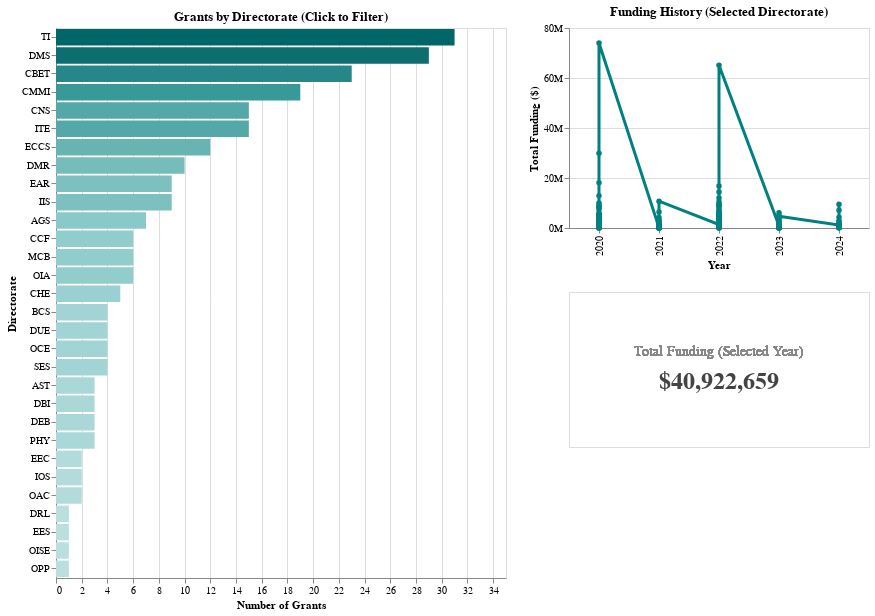

Here is the notebook cell this chart was saved with:
### Code cell
import altair as alt
import pandas as pd

# 0. SETUP
alt.data_transformers.enable("default")

# 1. DATA PREPARATION
q2_df = (
    df_grants.groupby(["directorate", "year"])
    .agg(grants_count=("award_id", "count"), total_amount=("award_amount", "sum"))
    .reset_index()
)

# 2. CREATE SELECTIONS
min_year = int(q2_df["year"].min())
max_year = int(q2_df["year"].max())

slider = alt.binding_range(min=min_year, max=max_year, step=1, name="Select Year: ")

try:
    # Modern Altair
    year_select = alt.selection_point(
        name="year_select", fields=["year"], bind=slider, value=[{"year": max_year}]
    )
    dir_select = alt.selection_point(
        name="dir_select", fields=["directorate"], empty="all"
    )
except AttributeError:
    # Older Altair
    year_select = alt.selection_single(
        name="year_select", fields=["year"], bind=slider, init={"year": max_year}
    )
    dir_select = alt.selection_single(
        name="dir_select", fields=["directorate"], empty="all"
    )

# 3. LEFT COLUMN: HORIZONTAL BARS (The Overview)
bars = (
    alt.Chart(q2_df)
    .mark_bar()
    .encode(
        x=alt.X("grants_count:Q", title="Number of Grants"),
        y=alt.Y("directorate:N", sort="-x", title="Directorate"),
        color=alt.condition(
            dir_select,
            alt.Color("grants_count:Q", scale=alt.Scale(scheme="teals"), legend=None),
            alt.value("#f0f0f0"),
        ),
        tooltip=[
            alt.Tooltip("directorate:N", title="Directorate"),
            alt.Tooltip("grants_count:Q", title="Grants"),
            alt.Tooltip("total_amount:Q", title="Total Amount ($)", format=",.0f"),
        ],
    )
    .transform_filter(year_select)
    .properties(width=450, height=550, title="Grants by Directorate (Click to Filter)")
)

# 4. RIGHT COLUMN: TREND + KPI

# A. Trend Line (The History) - REMOVED 'PADDING' TO FIX ERROR
trend_chart = (
    alt.Chart(q2_df)
    .mark_line(point=True, strokeWidth=3)
    .encode(
        x=alt.X("year:O", title="Year"),
        y=alt.Y(
            "total_amount:Q", title="Total Funding ($)", axis=alt.Axis(format="~s")
        ),
        color=alt.value("teal"),
        tooltip=[
            alt.Tooltip("directorate:N"),
            alt.Tooltip("year:O"),
            alt.Tooltip("total_amount:Q", format="$,.0f"),
        ],
    )
    .transform_filter(dir_select)
    .properties(
        width=300,
        height=200,
        title="Funding History (Selected Directorate)",
        # padding removed here
    )
)

# B. KPI Text (The Detail)
base_text = alt.Chart(q2_df).transform_filter(year_select).transform_filter(dir_select)

label = base_text.mark_text(align="center", color="#888", fontSize=14, dy=-15).encode(
    text=alt.value("Total Funding (Selected Year)"), y=alt.value(75), x=alt.value(150)
)

value = base_text.mark_text(
    align="center", color="#444", fontSize=24, fontWeight="bold", dy=15
).encode(
    text=alt.Text("sum(total_amount):Q", format="$,.0f"),
    y=alt.value(75),
    x=alt.value(150),
)

kpi_section = (label + value).properties(width=300, height=155)

# 5. ASSEMBLE
# We vertically stack Trend + KPI
right_col = trend_chart & kpi_section

# We horizontally stack Bars | Right Column
final_q2 = (
    (bars | right_col)
    .add_params(year_select, dir_select)
    .resolve_scale(color="independent")
)

final_q2

### Figure 1 — Vega-Lite specification as saved in the notebook (floating-point values rounded to 4 significant figures; data arrays with more than 128 entries replaced by an {"elided": "..."} marker saying what was removed)
{"config": {"view": {"continuousWidth": 300, "continuousHeight": 300}}, "hconcat": [{"mark": {"type": "bar"}, "encoding": {"color": {"condition": {"param": "dir_select", "empty": true, "field": "grants_count", "legend": null, "scale": {"scheme": "teals"}, "type": "quantitative"}, "value": "#f0f0f0"}, "tooltip": [{"field": "directorate", "title": "Directorate", "type": "nominal"}, {"field": "grants_count", "title": "Grants", "type": "quantitative"}, {"field": "total_amount", "format": ",.0f", "title": "Total Amount ($)", "type": "quantitative"}], "x": {"field": "grants_count", "title": "Number of Grants", "type": "quantitative"}, "y": {"field": "directorate", "sort": "-x", "title": "Directorate", "type": "nominal"}}, "height": 550, "name": "view_18", "title": "Grants by Directorate (Click to Filter)", "transform": [{"filter": {"param": "year_select"}}], "width": 450}, {"vconcat": [{"mark": {"type": "line", "point": true, "strokeWidth": 3}, "encoding": {"color": {"value": "teal"}, "tooltip": [{"field": "directorate", "type": "nominal"}, {"field": "year", "type": "ordinal"}, {"field": "total_amount", "format": "$,.0f", "type": "quantitative"}], "x": {"field": "year", "title": "Year", "type": "ordinal"}, "y": {"axis": {"format": "~s"}, "field": "total_amount", "title": "Total Funding ($)", "type": "quantitative"}}, "height": 200, "name": "view_17", "title": "Funding History (Selected Directorate)", "transform": [{"filter": {"param": "dir_select", "empty": true}}], "width": 300}, {"layer": [{"mark": {"type": "text", "align": "center", "color": "#888", "dy": -15, "fontSize": 14}, "encoding": {"text": {"value": "Total Funding (Selected Year)"}, "x": {"value": 150}, "y": {"value": 75}}, "name": "view_16", "transform": [{"filter": {"param": "year_select"}}, {"filter": {"param": "dir_select", "empty": true}}]}, {"mark": {"type": "text", "align": "center", "color": "#444", "dy": 15, "fontSize": 24, "fontWeight": "bold"}, "encoding": {"text": {"aggregate": "sum", "field": "total_amount", "format": "$,.0f", "type": "quantitative"}, "x": {"value": 150}, "y": {"value": 75}}, "transform": [{"filter": {"param": "year_select"}}, {"filter": {"param": "dir_select", "empty": true}}]}], "height": 155, "width": 300}]}], "data": {"name": "data-ac9092fa20a49651e61fb04c3779e381"}, "params": [{"name": "year_select", "select": {"type": "point", "fields": ["year"]}, "bind": {"input": "range", "max": 2024, "min": 2020, "name": "Select Year: ", "step": 1}, "value": [{"year": 2024}], "views": ["view_18", "view_17", "view_16"]}, {"name": "dir_select", "select": {"type": "point", "fields": ["directorate"]}, "views": ["view_18", "view_17", "view_16"]}], "resolve": {"scale": {"color": "independent"}}, "$schema": "https://vega.github.io/schema/vega-lite/v5.20.1.json", "datasets": {"data-ac9092fa20a49651e61fb04c3779e381": {"elided": "178 records"}}}
